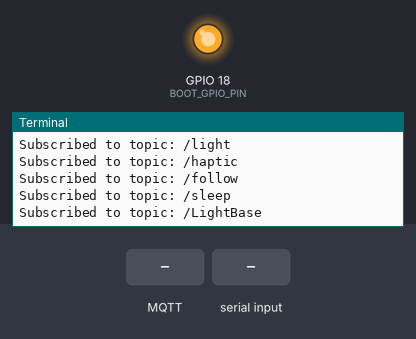
Recording of a program running on a simulated Raspberry Pi (BCM pin numbers). Parts: output pins drawn as LEDs (lit = HIGH), the last lines printed to the terminal. The inputs (shaded band) are chosen by the test bench. No MQTT or app messages arrive unless stated; threads take turns every 2 ms.

Above: at 2.3 s.
2.4 s: MQTT message "sleeping" arrives on the first subscribed topic
At 3.0 s:
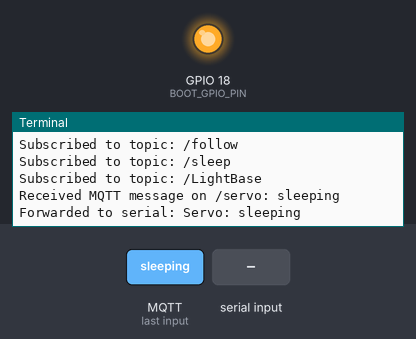
3.9 s: "sleeping\n" received over the second serial link
At 4.4 s:
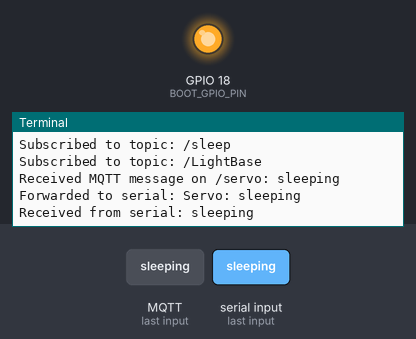
5.4 s: MQTT message "1" arrives on the first subscribed topic
At 6.5 s:
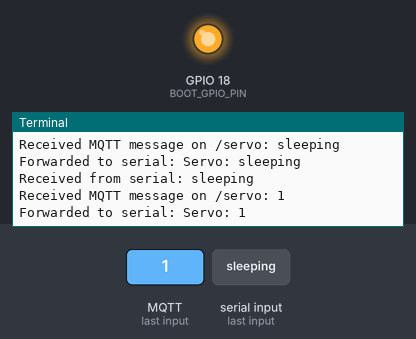
6.9 s: "1\n" received over the second serial link
At 7.8 s:
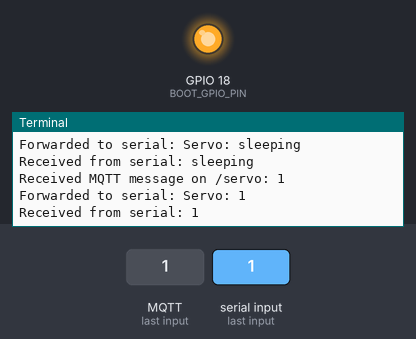
8.4 s: MQTT message "Touch:" arrives on the first subscribed topic
At 8.8 s:
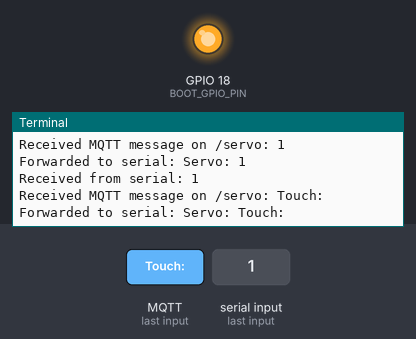
9.9 s: "Touch:\n" received over the second serial link
At 11.4 s:
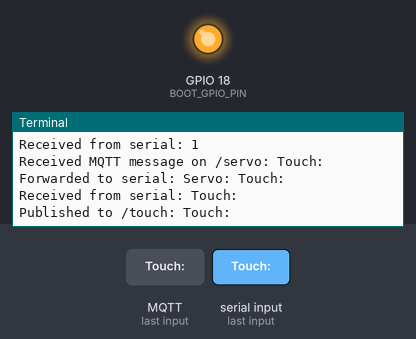

The program:

serial-MQTT.py
```python
import serial
import paho.mqtt.client as mqtt
import time
import threading
import RPi.GPIO as GPIO

MQTT_BROKER = "localhost"
MQTT_PORT = 1883
MQTT_TOPIC_TOUCH = "/touch"
MQTT_TOPIC_SERVO = "/servo"
MQTT_TOPIC_LIGHT = "/light"
MQTT_TOPIC_RADAR = "/radar"
MQTT_TOPIC_HAPTIC = "/haptic"
MQTT_TOPIC_FOLLOW = "/follow"
MQTT_TOPIC_SLEEP = "/sleep"
MQTT_TOPIC_LIGHTBASE = "/LightBase"

SERIAL_PORT = "/dev/serial0"
SERIAL_BAUD = 115200

BOOT_GPIO_PIN = 18


def on_connect(client, userdata, flags, reasonCode, properties=None):
    try:
        code = int(reasonCode)
    except Exception:
        code = reasonCode
    print(f"Connected to MQTT broker with result code: {code}")
    client.subscribe(MQTT_TOPIC_SERVO)
    print(f"Subscribed to topic: {MQTT_TOPIC_SERVO}")
    client.subscribe(MQTT_TOPIC_LIGHT)
    print(f"Subscribed to topic: {MQTT_TOPIC_LIGHT}")
    client.subscribe(MQTT_TOPIC_HAPTIC)
    print(f"Subscribed to topic: {MQTT_TOPIC_HAPTIC}")
    client.subscribe(MQTT_TOPIC_FOLLOW)
    print(f"Subscribed to topic: {MQTT_TOPIC_FOLLOW}")
    client.subscribe(MQTT_TOPIC_SLEEP)
    print(f"Subscribed to topic: {MQTT_TOPIC_SLEEP}")
    client.subscribe(MQTT_TOPIC_LIGHTBASE)
    print(f"Subscribed to topic: {MQTT_TOPIC_LIGHTBASE}")

    if userdata.get("sleeping"):
        try:
            client.unsubscribe(MQTT_TOPIC_FOLLOW)
            print(f"Sleeping on connect -> unsubscribed from {MQTT_TOPIC_FOLLOW}")
        except Exception as e:
            print(f"Failed to unsubscribe on connect: {e}")

def on_message(client, userdata, msg):
    ser = userdata["serial"]
    lock = userdata["lock"]
    sleeping = userdata.get("sleeping", False)
    message = msg.payload.decode("utf-8").strip()
    print(f"Received MQTT message on {msg.topic}: {message}")

    if msg.topic == MQTT_TOPIC_SERVO:
        data = f"Servo: {message}\n".encode("utf-8")
        try:
            with lock:
                ser.write(data)
            print(f"Forwarded to serial: Servo: {message}")
        except Exception as e:
            print(f"Failed to write to serial: {e}")
    elif msg.topic == MQTT_TOPIC_LIGHT:
        data = f"Light: {message}\n".encode("utf-8")
        try:
            with lock:
                ser.write(data)
            print(f"Forwarded to serial: Light: {message}")
        except Exception as e:
            print(f"Failed to write to serial: {e}")
    elif msg.topic == MQTT_TOPIC_HAPTIC:
        data = f"Haptic: {message}\n".encode("utf-8")
        try:
            with lock:
                ser.write(data)
            print(f"Forwarded to serial: Haptic: {message}")
        except Exception as e:
            print(f"Failed to write to serial: {e}")
    elif msg.topic == MQTT_TOPIC_LIGHTBASE:
        data = f"LightBase: {message}\n".encode("utf-8")
        try:
            with lock:
                ser.write(data)
            print(f"Forwarded to serial: LightBase: {message}")
        except Exception as e:
            print(f"Failed to write to serial: {e}")
    elif msg.topic == MQTT_TOPIC_FOLLOW:
        if userdata.get("sleeping", False):
            print("Sleeping -> ignoring /follow message")
            return
        data = f"{message}\n".encode("utf-8")
        try:
            with lock:
                ser.write(data)
            print(f"Forwarded to serial: {message}")
        except Exception as e:
            print(f"Failed to write to serial: {e}")
    elif msg.topic == MQTT_TOPIC_SLEEP:
        data = f"Sleep: {message}\n".encode("utf-8")
        try:
            with lock:
                ser.write(data)
            print(f"Forwarded to serial: Sleep: {message}")
        except Exception as e:
            print(f"Failed to write to serial: {e}")

        cmd = message.strip()
        if cmd == "1" and not sleeping:
            userdata["sleeping"] = True
            try:
                client.unsubscribe(MQTT_TOPIC_FOLLOW)
                print(f"Sleep=1 -> unsubscribed from {MQTT_TOPIC_FOLLOW} (paused pan tracking)")
            except Exception as e:
                print(f"Failed to unsubscribe {MQTT_TOPIC_FOLLOW}: {e}")
        elif cmd == "0" and sleeping:
            userdata["sleeping"] = False
            try:
                client.subscribe(MQTT_TOPIC_FOLLOW)
                print(f"Sleep=0 -> subscribed to {MQTT_TOPIC_FOLLOW} (resumed pan tracking)")
            except Exception as e:
                print(f"Failed to subscribe {MQTT_TOPIC_FOLLOW}: {e}")


def serial_to_mqtt(ser, client, lock):
    while True:
        try:
            if ser.in_waiting:
                with lock:
                    line = ser.readline().decode("utf-8").strip()
                if line:
                    print(f"Received from serial: {line}")
                    if line.startswith("Touch:"):
                        client.publish(MQTT_TOPIC_TOUCH, line)
                        print(f"Published to {MQTT_TOPIC_TOUCH}: {line}")
                    elif line.startswith("Radar:"):
                        client.publish(MQTT_TOPIC_RADAR, line)
                        print(f"Published to {MQTT_TOPIC_RADAR}: {line}")
            time.sleep(0.01)
        except serial.SerialException as e:
            print(f"Serial error: {e}")
            break
        except Exception as e:
            print(f"Error in serial loop: {e}")
            time.sleep(1)


def main():
    GPIO.setmode(GPIO.BCM)
    GPIO.setup(BOOT_GPIO_PIN, GPIO.OUT)
    GPIO.output(BOOT_GPIO_PIN, GPIO.LOW)

    print("Waiting 5 seconds before activating boot signal...")
    time.sleep(1)

    GPIO.output(BOOT_GPIO_PIN, GPIO.HIGH)
    print(f"GPIO{BOOT_GPIO_PIN} set HIGH (boot signal active)")

    try:
        ser = serial.Serial(SERIAL_PORT, SERIAL_BAUD, timeout=1)
        print(f"Connected to {SERIAL_PORT} at {SERIAL_BAUD} baud")
    except serial.SerialException as e:
        print(f"Failed to open serial port: {e}")
        GPIO.output(BOOT_GPIO_PIN, GPIO.LOW)
        GPIO.cleanup()
        return

    lock = threading.Lock()

    client = mqtt.Client(
        protocol=mqtt.MQTTv5,
        callback_api_version=mqtt.CallbackAPIVersion.VERSION2,
        userdata={"serial": ser, "lock": lock, "sleeping": False},
    )
    client.on_connect = on_connect
    client.on_message = on_message

    try:
        client.connect(MQTT_BROKER, MQTT_PORT)
        client.loop_start()
    except Exception as e:
        print(f"Failed to connect to MQTT broker: {e}")
        ser.close()
        GPIO.output(BOOT_GPIO_PIN, GPIO.LOW)
        GPIO.cleanup()
        return

    thread = threading.Thread(target=serial_to_mqtt, args=(ser, client, lock), daemon=True)
    thread.start()

    try:
        while True:
            time.sleep(1)
    except KeyboardInterrupt:
        print("\nExiting...")
    finally:
        ser.close()
        client.loop_stop()
        client.disconnect()
        GPIO.output(BOOT_GPIO_PIN, GPIO.LOW)
        GPIO.cleanup()
        print(f"GPIO{BOOT_GPIO_PIN} set LOW (boot signal inactive)")


if __name__ == "__main__":
    main()
```

Measured:
- after the input at 2.4 s, the terminal: prints a new line at once (image 1)
- after the input at 3.9 s, the terminal: prints a new line at once (image 2)
- after the input at 5.4 s, the terminal: prints a new line at once (image 3)
- after the input at 6.9 s, the terminal: prints a new line at once (image 4)
- after the input at 8.4 s, the terminal: prints a new line at once (image 5)
- after the input at 9.9 s, the terminal: prints a new line at once (image 6)
